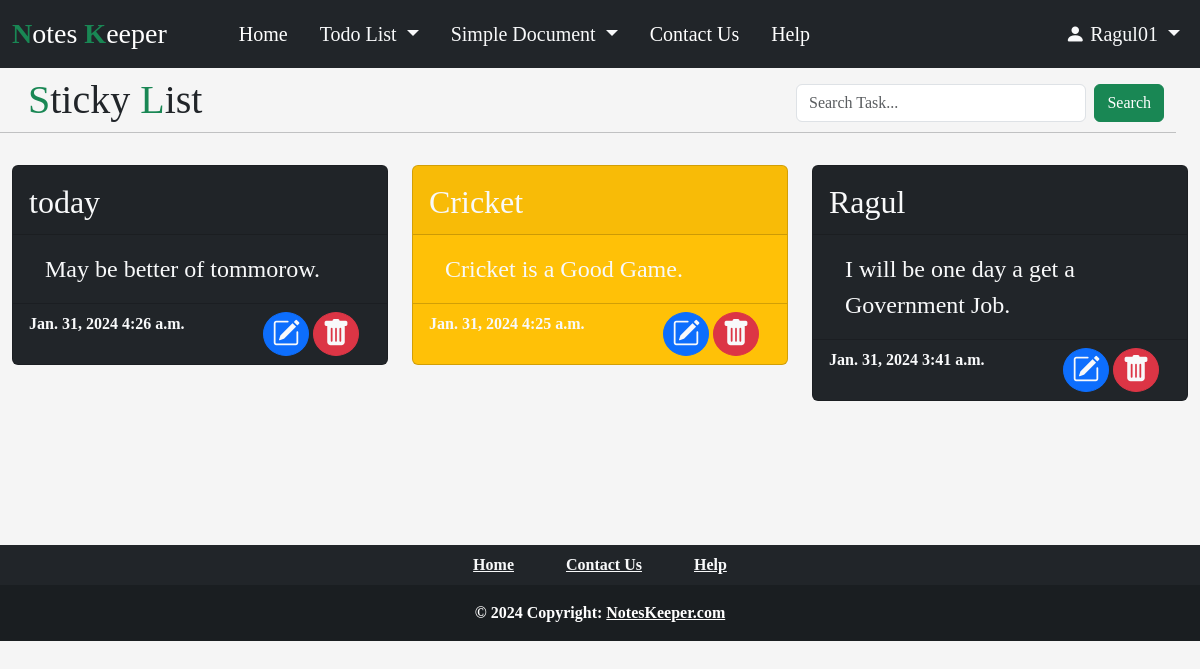
Page /todo/task_views (signed in) on the committed database.
### Todo_List/models.py (models this page shows, shortened)
class Todo_Task(models.Model):
    UserId = models.ForeignKey(User, on_delete = models.CASCADE, null = True)
    Title = models.CharField(max_length = 100)
    Task = models.TextField(max_length = 300)
    Date = models.DateField(null = True)
    Time = models.TimeField(null = True)
    Bgcolor = models.CharField(max_length = 20, null= False)

### Todo_List/views.py (the view)
# urls.py: path('task_views', views.task_views, name = 'task_views'),
@login_required
def task_views(request):
    try:
        Datas = Todo_Task.objects.filter(UserId_id = request.user)
        Data = {'Tasks': Datas}
        return render(request, 'todo_views.html', context= Data)
    except Todo_Task.DoesNotExist:
        pass
    return render(request, 'todo_views.html')

### templates/todo_views.html (shortened to what this page needs)
{% extends "index.html" %}
{% load static %}
{% block body %}
<div class="container-fluid row ">
    <div class="col-md-4">
        <h1 class="ps-3 brand"><span class="text-success">S</span>ticky <span class="text-success">L</span>ist</h1>
    </div>
    <div class="col-md-4"></div>
    <div class="col-md-4 mt-2">
        <form class="d-flex" action="/todo/search" method="get">
            <input class="form-control me-2" type="search" name="search" placeholder="Search Task..." aria-label="Search">
            <button class="btn btn-success" type="submit">Search</button>
        </form>
    </div>
    <hr>
</div>
{% if Tasks %}
<div class="container-fluid mt-3">
    <div class="row row-cols-1 row-cols-md-3 g-4">
        {% for data in Tasks reversed %}
        <div >
            <div class="card bg-{{data.Bgcolor}} text-light">
                <div class="card-header row fs-2 m-0">
                    <span class="col-md-6 mt-1 ps-0">{{data.Title}}</span>
                </div>
                <div class="card-body">
                    <p class="card-text fs-4 ps-3">
                        {{data.Task}}
                    </p>
                </div>
                <div class="card-footer bg-transparent row fw-bold m-0">
                    <span class="col-md-6 ps-0">{{data.Date}} {{data.Time}}</span>
                    <span class="col-md-6 text-end">
                        <button type="submit" class="btn btn-primary rounded-circle p-0 ps-2 pe-2">
                            <a href="/todo/update/{{data.id}}" class="text-light">
                                <i class="bi bi-pencil-square fs-3"></i></a></button>
                        <button type="submit" class="btn btn-danger rounded-circle p-0 ps-2 pe-2">
                            <a href="/todo/delete/{{data.id}}" class="text-light">
                                <i class="bi bi-trash-fill fs-3"></i></a></button>
                    </span>
                </div>
            </div>
        </div>
        {% endfor %}
    </div>
</div>
{% endif %}
{% endblock %}

### templates/index.html (shortened to what this page needs)
{% load static %}
<!DOCTYPE html>
<html lang="en">
<head>
  {% load bootstrap5 %}
  {% bootstrap_css %}
  <link rel="stylesheet" href="https://cdn.jsdelivr.net/npm/bootstrap-icons@1.3.0/font/bootstrap-icons.css">
  <link rel="stylesheet" href="{% static 'css/style.css' %}">
</head>
<body>
  <nav class="navbar navbar-expand-lg navbar-dark bg-dark mb-2">
    <div class="container-fluid ">
      <a class="navbar-brand brand fs-3" href="/"><span class="text-success fw-bold">N</span>otes <span
          class="text-success fw-bold">K</span>eeper</a>
      <div class="collapse navbar-collapse ms-5" id="navbarSupportedContent">
        <ul class="navbar-nav me-auto mb-2 mb-lg-0 fs-5">
          <li class="nav-item me-3">
            <a class="nav-link active" aria-current="page" href="/">Home</a>
          </li>
          <li class="nav-item dropdown me-3">
            <a class="nav-link dropdown-toggle text-light " href="/todo" id="navbarDropdown" role="button"
              data-bs-toggle="dropdown" aria-expanded="false">
              Todo List
            </a>
          </li>
          <li class="nav-item dropdown me-3">
            <a class="nav-link dropdown-toggle text-light " href="/document" id="navbarDropdown" role="button"
              data-bs-toggle="dropdown" aria-expanded="false">
              Simple Document
            </a>
          </li>
          <li class="nav-item me-3">
            <a class="nav-link active" aria-current="page" href="/contact">Contact Us</a>
          </li>
          <li class="nav-item me-3">
            <a class="nav-link active" aria-current="page" title="?" href="/help">Help</a>
          </li>
        </ul>
        {% if request.user.is_authenticated %}
        <ul class="navbar-nav d-flex fs-5">
          <li class="nav-item dropdown">
            <a class="nav-link dropdown-toggle  text-light " href="#" id="navbarDropdown" role="button"
              data-bs-toggle="dropdown" aria-expanded="false">
              <i class="bi bi-person-fill"></i> {{ user.username.capitalize }}
            </a>
          </li>
        </ul>
        {% endif %}
      </div>
    </div>
  </nav>
  {% block body %}
  {% endblock %}
<div class="container-fluid footer col-md-12 p-0 ">
  <footer class="bg-dark text-center text-white  mb-0 pb-0">
    <div class="container p-2 pb-2">
      <section class="mb-0 fw-bold">
        <a href="/" class="text-light me-5"> Home</a>
        <a href="/contact" class="text-light me-5"> Contact Us</a>
        <a href="help" class="text-light">Help</a>
      </section>
    </div>
  <div class="text-center fw-bold p-3" style="background-color: rgba(0, 0, 0, 0.2);">
    © 2024 Copyright:
    <a class="text-white" href="http://127.0.0.1:8000/">NotesKeeper.com</a>
  </div>
</footer>
</div>
</body>
</html>

### static/css/style.css (style rules this page uses)
body { background-color: whitesmoke; font-family: 'Times New Roman'; }
.brand { font-family: cursive; }
.footer { margin-top: 12%; }

### rows in the picture
Todo_Task: Title "today", Task "May be better of tommorow.", Date "Jan. 31, 2024", Time "4:26 a.m."
Todo_Task: Title "Cricket", Task "Cricket is a Good Game.", Date "Jan. 31, 2024", Time "4:25 a.m."
Todo_Task: Title "Ragul", Task "I will be one day a get a Government Job.", Date "Jan. 31, 2024", Time "3:41 a.m."

### other values in the picture
{{ user.username.capitalize }} "Ragul01"
